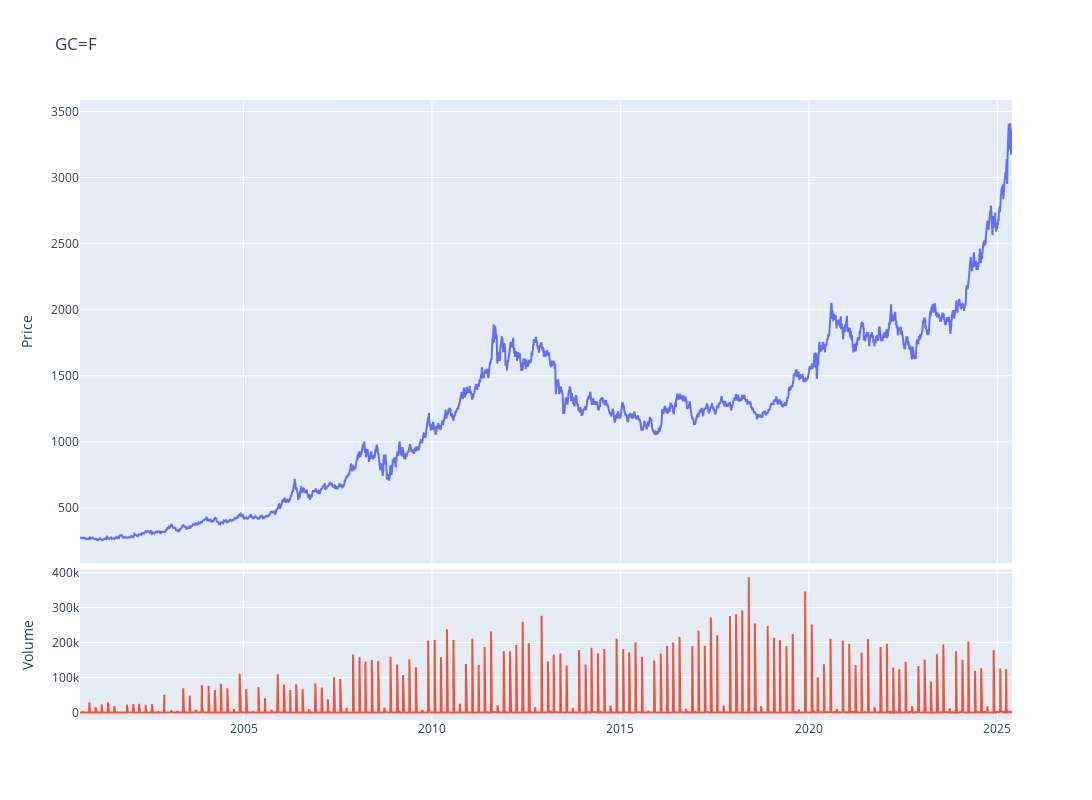

The notebook cell saved with this chart:
### Code cell
fig = make_subplots(rows=4, cols=1,shared_xaxes=True,vertical_spacing=0.01,specs=[[{'rowspan':3,'colspan':1}],[None],[None],[{'rowspan':1,'colspan':1}]])

# Graph (1,1)
fig.add_trace(go.Scatter(x=stock_ticker.index,y=stock_ticker['Adj Close'],mode="lines",name=f"{ticker}"),row=1, col=1)
# Update xaxis properties
fig.update_yaxes(title_text="Price", row=1, col=1)

# Graph (4,1)
fig.add_trace(go.Scatter(x=stock_ticker.index,y=stock_ticker['Volume'],mode="lines",name='Volume'),row=4, col=1)
fig.update_yaxes(title_text="Volume", row=4, col=1)

fig.update_layout(height=800, width=1300,showlegend=False,title=f"{ticker}")

fig.show()

### Figure 1 — Plotly figure (JSON) as saved in the notebook; plotly's stock layout.template omitted (floating-point values rounded to 4 significant figures; data arrays with more than 128 entries replaced by an {"elided": "..."} marker saying what was removed)
{"data": [{"mode": "lines", "name": "GC=F", "type": "scatter", "x": {"elided": "6205 str values"}, "xaxis": "x", "y": {"elided": "6205 float values"}, "yaxis": "y"}, {"mode": "lines", "name": "Volume", "type": "scatter", "x": {"elided": "6205 str values"}, "xaxis": "x2", "y": {"elided": "6205 int values"}, "yaxis": "y2"}], "layout": {"height": 800, "showlegend": false, "title": {"text": "GC=F"}, "width": 1300, "xaxis": {"anchor": "y", "domain": [0, 1], "matches": "x2", "showticklabels": false}, "xaxis2": {"anchor": "y2", "domain": [0, 1]}, "yaxis": {"anchor": "x", "domain": [0.2525, 1], "title": {"text": "Price"}}, "yaxis2": {"anchor": "x2", "domain": [0, 0.2425], "title": {"text": "Volume"}}}}
